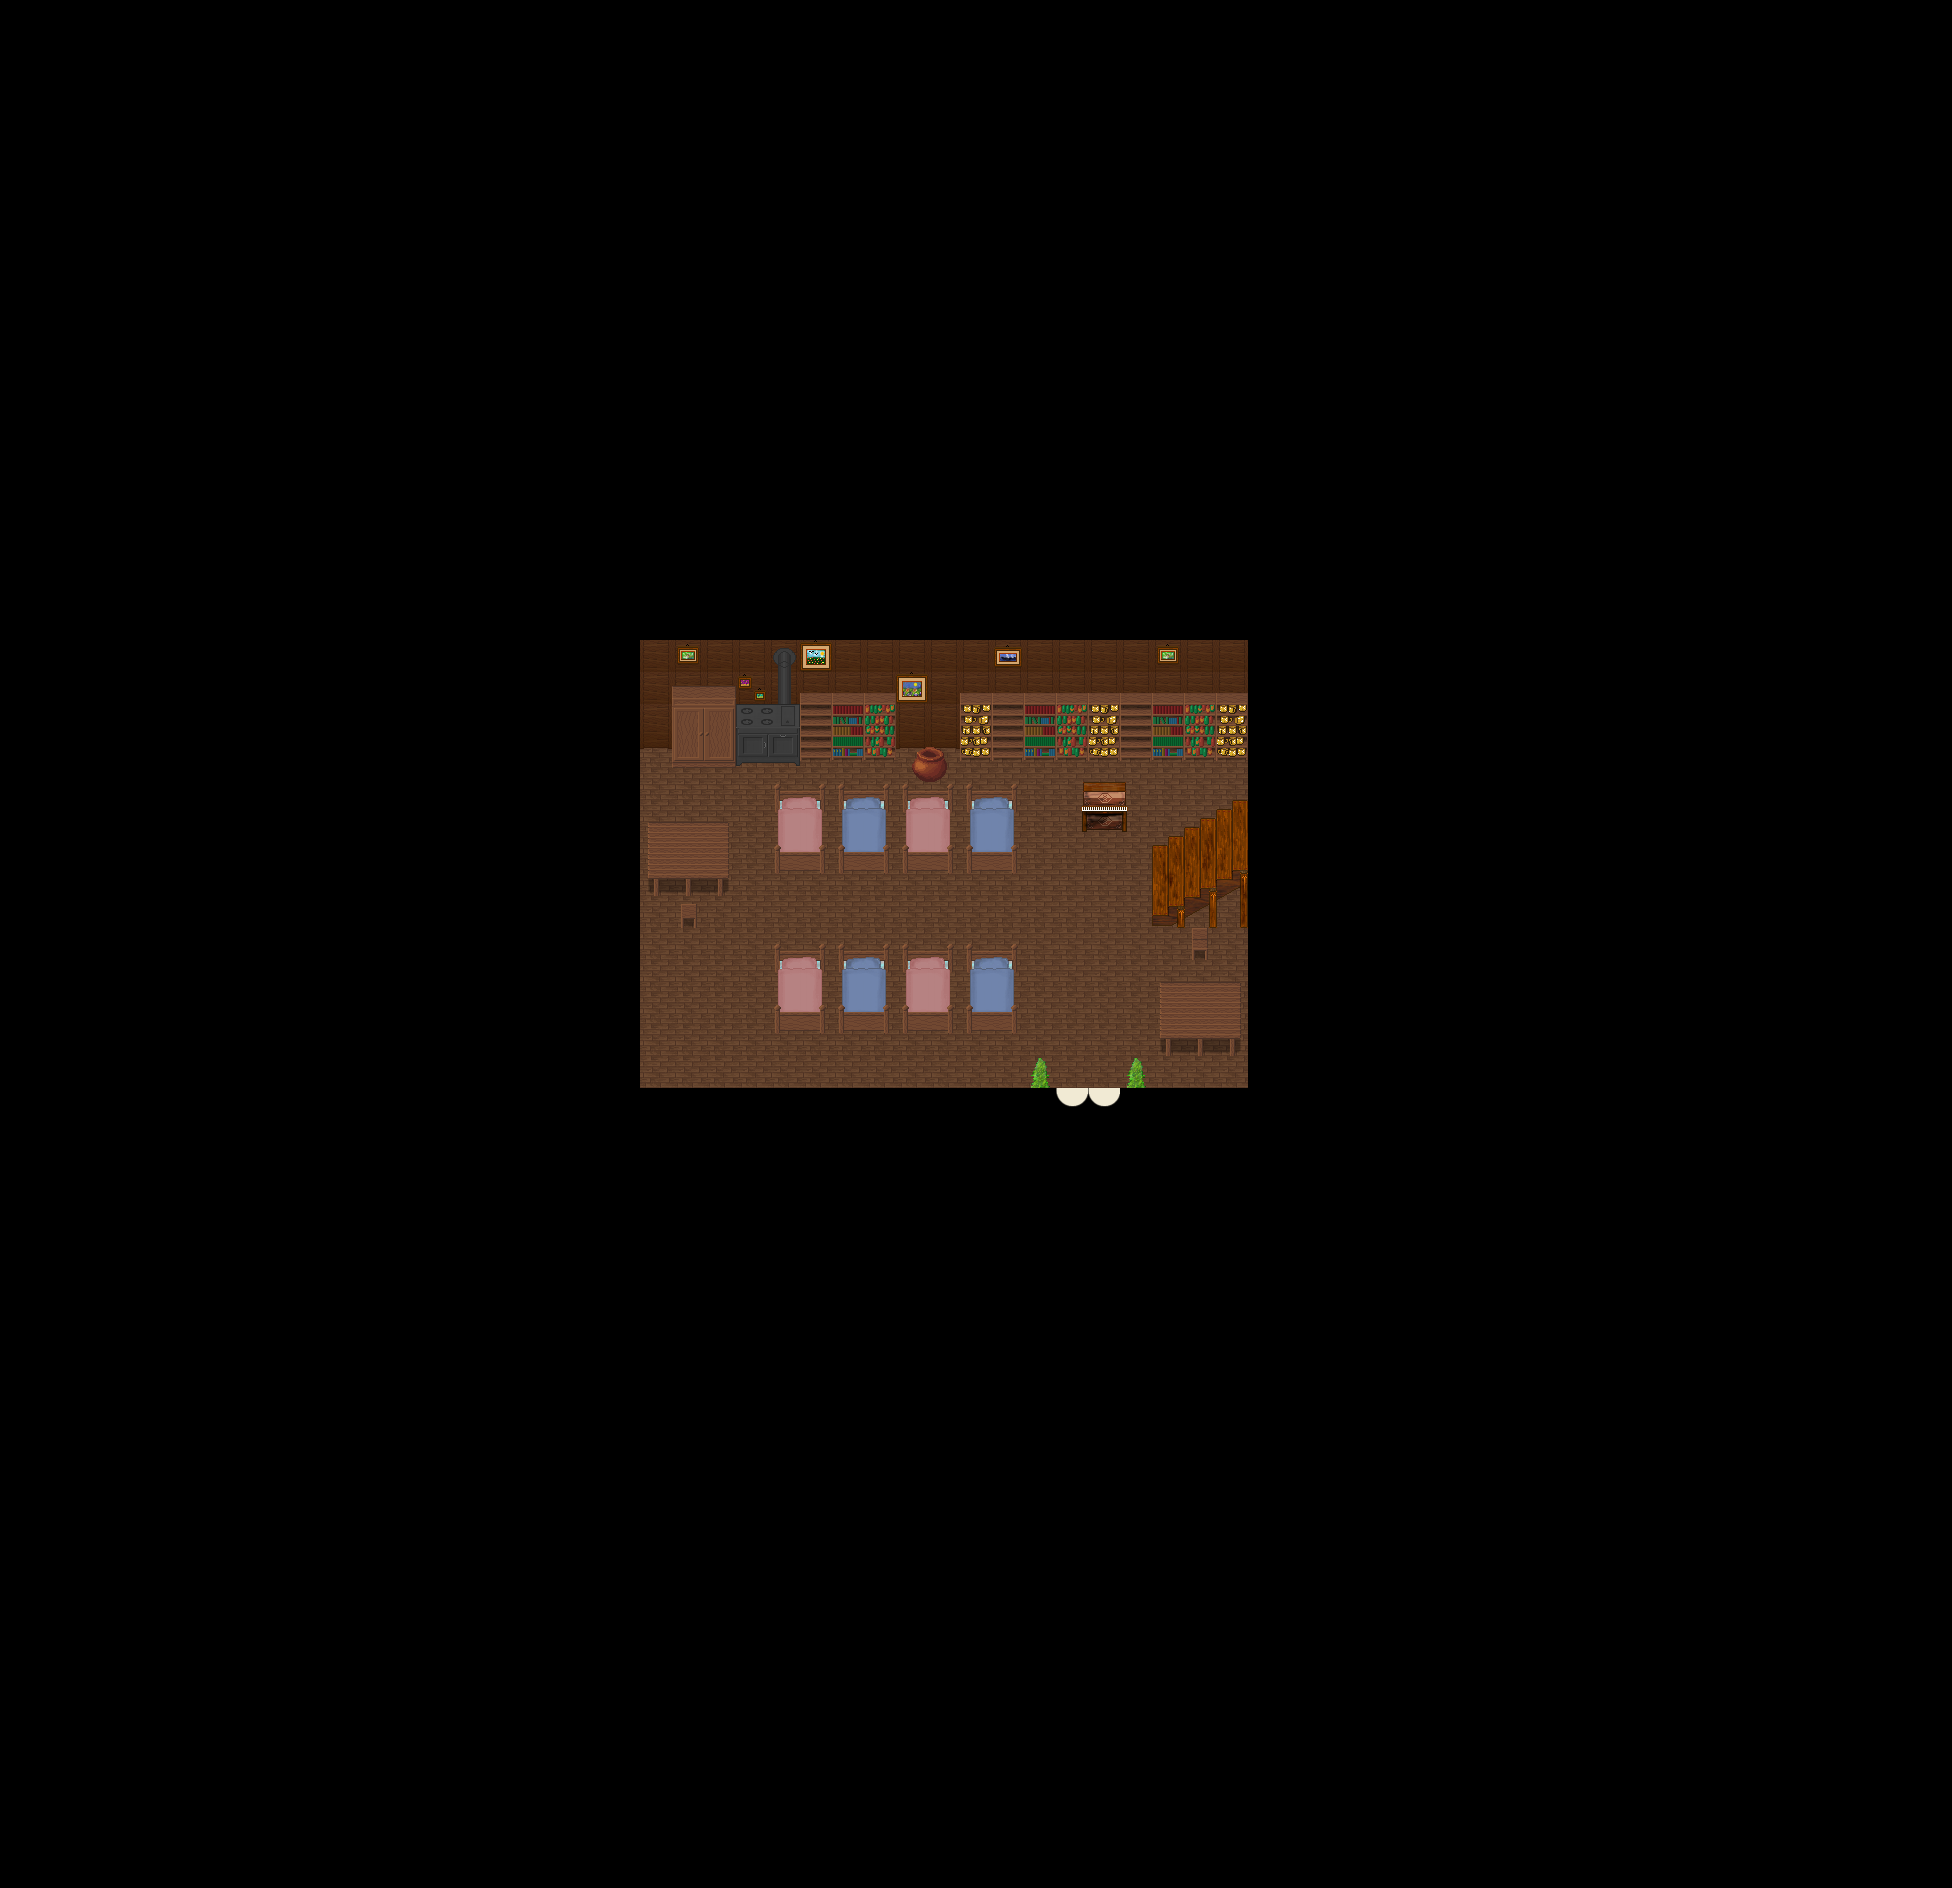

Below is a game level as drawn by its tile map, then a one-line description and the .tmx that defines it (tile-layer data replaced by summaries):
An orthogonal 61x59 tile map with 32x32 px tiles, 10 tile layers (Ground1, Ground2, Paintings, Desks, ...), 2 hidden layers not drawn, 13 tilesets and 3 objects (2x fixme, warp).

<map version="1.4" tiledversion="1.4.1" orientation="orthogonal" renderorder="right-down" width="61" height="59" tilewidth="32" tileheight="32" infinite="0" nextlayerid="18" nextobjectid="41">
 <properties>
  <property name="background0image" value="graphics/images/spit23loginwallpaper_800x600.png" />
  <property name="author" value="TMW2 Team" />
  <property name="license" value="GPL v2+" />
  <property name="manaplus version" value="2" />
  <property name="minimap" value="graphics/minimaps/020-6.png" />
  <property name="music" value="8bit_the_hero.ogg" />
  <property name="name" value="Real Estate" />
 </properties>
 <tileset firstgid="1" name="Collision" tilewidth="32" tileheight="32" tilecount="9" columns="3">
  <image source="../graphics/tilesets/collision.png" width="96" height="96" />
 </tileset>
 <tileset firstgid="10" name="inn" tilewidth="32" tileheight="32" tilecount="256" columns="16">
  <image source="../graphics/tilesets/inn.png" width="512" height="512" />
 </tileset>
 <tileset firstgid="266" name="snow_village" tilewidth="32" tileheight="32" tilecount="256" columns="16">
  <image source="../graphics/tilesets/snow_village.png" width="512" height="512" />
 </tileset>
 <tileset firstgid="522" name="inn2" tilewidth="32" tileheight="32" tilecount="256" columns="16">
  <image source="../graphics/tilesets/inn2.png" width="512" height="512" />
 </tileset>
 <tileset firstgid="778" name="woodland_indoor" tilewidth="32" tileheight="32" tilecount="256" columns="16">
  <image source="../graphics/tilesets/woodland_indoor.png" width="512" height="512" />
 </tileset>
 <tileset firstgid="1034" name="inn_x2" tilewidth="32" tileheight="64" tilecount="48" columns="16">
  <image source="../graphics/tilesets/inn_x2.png" width="512" height="192" />
 </tileset>
 <tileset firstgid="1082" name="inn_x3" tilewidth="32" tileheight="96" tilecount="80" columns="16">
  <image source="../graphics/tilesets/inn_x3.png" width="512" height="480" />
 </tileset>
 <tileset firstgid="1162" name="inn_x4" tilewidth="32" tileheight="128" tilecount="16" columns="16">
  <image source="../graphics/tilesets/inn_x4.png" width="512" height="128" />
 </tileset>
 <tileset firstgid="1178" name="christmas" tilewidth="32" tileheight="32" tilecount="304" columns="16">
  <image source="../graphics/tilesets/christmas.png" width="512" height="608" />
 </tileset>
 <tileset firstgid="1482" name="shadow" tilewidth="32" tileheight="32" tilecount="128" columns="8">
  <image source="../graphics/tilesets/evol/shadow.png" width="256" height="512" />
 </tileset>
 <tileset firstgid="1610" name="woodland_indoor_x2" tilewidth="32" tileheight="64" tilecount="48" columns="16">
  <image source="../graphics/tilesets/woodland_indoor_x2.png" width="512" height="192" />
 </tileset>
 <tileset firstgid="1658" name="woodland_indoor_x3" tilewidth="32" tileheight="96" tilecount="48" columns="16">
  <image source="../graphics/tilesets/woodland_indoor_x3.png" width="512" height="288" />
 </tileset>
 <tileset firstgid="1706" source="../graphics/tilesets/lof/woodland_indoor_extra.tsx" />
 <layer id="1" name="Ground1" width="61" height="59">
  <data>[3599 cells, 3599 non-empty, 4 distinct tile ids]</data>
 </layer>
 <layer id="2" name="Ground2" width="61" height="59">
  <data>[3599 cells, 0 non-empty, 0 distinct tile ids]</data>
 </layer>
 <layer id="14" name="Paintings" width="61" height="59">
  <properties>
   <property name="TileCondition" value="2" />
  </properties>
  <data>[3599 cells, 6 non-empty, 5 distinct tile ids]</data>
 </layer>
 <layer id="15" name="Desks" width="61" height="59">
  <properties>
   <property name="TileCondition" value="4" />
  </properties>
  <data>[3599 cells, 18 non-empty, 9 distinct tile ids]</data>
 </layer>
 <layer id="17" name="Chairs" width="61" height="59">
  <properties>
   <property name="TileCondition" value="32" />
  </properties>
  <data>[3599 cells, 2 non-empty, 2 distinct tile ids]</data>
 </layer>
 <layer id="16" name="Pianos" width="61" height="59">
  <properties>
   <property name="TileCondition" value="8" />
  </properties>
  <data>[3599 cells, 9 non-empty, 9 distinct tile ids]</data>
 </layer>
 <layer id="12" name="Beds" width="61" height="59">
  <properties>
   <property name="TileCondition" value="64" />
  </properties>
  <data>[3599 cells, 64 non-empty, 16 distinct tile ids]</data>
 </layer>
 <layer id="13" name="Storages" width="61" height="59">
  <properties>
   <property name="TileCondition" value="128" />
  </properties>
  <data>[3599 cells, 16 non-empty, 8 distinct tile ids]</data>
 </layer>
 <layer id="4" name="Fringe" width="61" height="59">
  <data>[3599 cells, 10 non-empty, 9 distinct tile ids]</data>
 </layer>
 <layer id="5" name="Over1" width="61" height="59">
  <data>[3599 cells, 22 non-empty, 5 distinct tile ids]</data>
 </layer>
 <layer id="9" name="Collision" width="61" height="59" visible="0">
  <data>[3599 cells, 3381 non-empty, 1 distinct tile ids]</data>
 </layer>
 <layer id="10" name="Heights" width="61" height="59" visible="0">
  <data>[3599 cells, 0 non-empty, 0 distinct tile ids]</data>
 </layer>
 <objectgroup id="11" name="Objects">
  <object id="36" name="Margin" type="fixme" x="1312" y="1248" width="640" height="640" />
  <object id="39" name="Margin" type="fixme" x="0" y="0" width="640" height="640" />
  <object id="40" name="To Hurnscald" type="warp" x="1056" y="1088" width="64" height="32">
   <properties>
    <property name="dest_map" value="012-1" />
    <property name="dest_x" value="95" />
    <property name="dest_y" value="70" />
   </properties>
  </object>
 </objectgroup>
</map>
